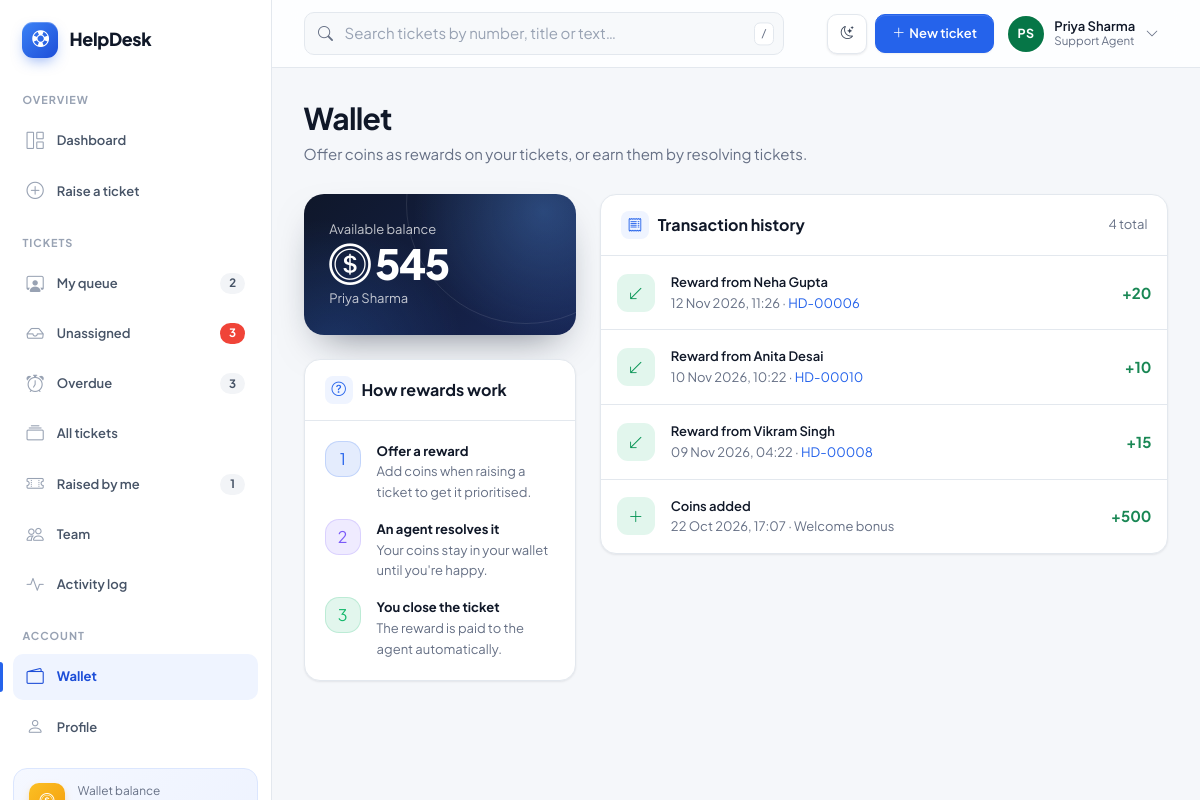
Screenshot of /wallet/ (signed in) with the database file from the repository.
### myapp/models.py (models this page shows, shortened)
class UserProfile(models.Model):
    ROLE_CUSTOMER = 'customer'
    ROLE_AGENT = 'agent'
    ROLE_ADMIN = 'admin'
    ROLE_CHOICES = [
        (ROLE_CUSTOMER, 'Customer'),
        (ROLE_AGENT, 'Support Agent'),
        (ROLE_ADMIN, 'Administrator'),
    ]
    user = models.OneToOneField(User, on_delete=models.CASCADE, related_name='profile')
    role = models.CharField(max_length=20, choices=ROLE_CHOICES, default=ROLE_CUSTOMER)
    phone = models.CharField(max_length=20, blank=True)
    department = models.CharField(max_length=100, blank=True)
    address = models.CharField(max_length=200, blank=True)
    city = models.CharField(max_length=100, blank=True)
    state = models.CharField(max_length=100, blank=True)
    @property
    def is_staff_member(self):
        return self.role in (self.ROLE_AGENT, self.ROLE_ADMIN) or self.user.is_superuser

class Account(models.Model):
    user = models.OneToOneField(User, on_delete=models.CASCADE, related_name='wallet')
    balance = models.PositiveIntegerField(default=0)

class Transaction(models.Model):
    KIND_TOPUP = 'topup'
    KIND_REWARD = 'reward'
    KIND_CHOICES = [
        (KIND_TOPUP, 'Top-up'),
        (KIND_REWARD, 'Ticket reward'),
    ]
    kind = models.CharField(max_length=10, choices=KIND_CHOICES)
    sender = models.ForeignKey(User, on_delete=models.SET_NULL, null=True, blank=True, related_name='sent_transactions')
    receiver = models.ForeignKey(User, on_delete=models.CASCADE, related_name='received_transactions')
    amount = models.PositiveIntegerField()
    ticket = models.ForeignKey(Ticket, on_delete=models.SET_NULL, null=True, blank=True, related_name='transactions')
    note = models.CharField(max_length=255, blank=True)
    created_at = models.DateTimeField(auto_now_add=True)
    class Meta:
        ordering = ['-created_at']

class Ticket(models.Model):
    STATUS_OPEN = 'open'
    STATUS_IN_PROGRESS = 'in_progress'
    STATUS_ON_HOLD = 'on_hold'
    STATUS_RESOLVED = 'resolved'
    STATUS_CLOSED = 'closed'
    STATUS_REOPENED = 'reopened'
    STATUS_CHOICES = [
        (STATUS_OPEN, 'Open'),
        (STATUS_IN_PROGRESS, 'In Progress'),
        (STATUS_ON_HOLD, 'On Hold'),
        (STATUS_RESOLVED, 'Resolved'),
        (STATUS_CLOSED, 'Closed'),
        (STATUS_REOPENED, 'Reopened'),
    ]
    ACTIVE_STATUSES = (STATUS_OPEN, STATUS_IN_PROGRESS, STATUS_ON_HOLD, STATUS_REOPENED)
    PRIORITY_LOW = 'low'
    PRIORITY_MEDIUM = 'medium'
    PRIORITY_HIGH = 'high'
    PRIORITY_URGENT = 'urgent'
    PRIORITY_CHOICES = [
        (PRIORITY_LOW, 'Low'),
        (PRIORITY_MEDIUM, 'Medium'),
        (PRIORITY_HIGH, 'High'),
        (PRIORITY_URGENT, 'Urgent'),
    ]
    STATUS_BADGES = {
        STATUS_OPEN: 'primary',
        STATUS_IN_PROGRESS: 'info',
        STATUS_ON_HOLD: 'warning',
        STATUS_RESOLVED: 'success',
        STATUS_CLOSED: 'secondary',
        STATUS_REOPENED: 'danger',
    }
    PRIORITY_BADGES = {
        PRIORITY_LOW: 'secondary',
        PRIORITY_MEDIUM: 'info',
        PRIORITY_HIGH: 'warning',
        PRIORITY_URGENT: 'danger',
    }
    title = models.CharField(max_length=150)
    description = models.TextField()
    category = models.ForeignKey(Category, on_delete=models.SET_NULL, null=True, blank=True, related_name='tickets')
    priority = models.CharField(max_length=10, choices=PRIORITY_CHOICES, default=PRIORITY_MEDIUM)
    status = models.CharField(max_length=20, choices=STATUS_CHOICES, default=STATUS_OPEN)
    created_by = models.ForeignKey(User, on_delete=models.CASCADE, related_name='tickets_created')
    assigned_to = models.ForeignKey(
        User, on_delete=models.SET_NULL, null=True, blank=True, related_name='tickets_assigned'
    )
    due_date = models.DateField(null=True, blank=True)
    reward = models.PositiveIntegerField(
        default=0, help_text='Coins paid to the agent when the requester closes the ticket.'
    )
    attachment = models.FileField(upload_to='ticket_attachments/', blank=True, validators=[validate_attachment])
    resolution = models.TextField(blank=True)
    rating = models.PositiveSmallIntegerField(
        null=True, blank=True, validators=[MinValueValidator(1), MaxValueValidator(5)]
    )
    feedback = models.TextField(blank=True)
    created_at = models.DateTimeField(auto_now_add=True)
    updated_at = models.DateTimeField(auto_now=True)
    resolved_at = models.DateTimeField(null=True, blank=True)
    closed_at = models.DateTimeField(null=True, blank=True)
    class Meta:
        ordering = ['-created_at']
    @property
    def number(self):
        return f'HD-{self.pk:05d}' if self.pk else 'HD-NEW'

### myapp/views.py (the view)
# urls.py: path('wallet/', views.wallet, name='wallet'),
@login_required
def wallet(request):
    user = request.user
    transactions = Transaction.objects.filter(Q(sender=user) | Q(receiver=user)).select_related('sender', 'receiver', 'ticket')
    page = Paginator(transactions, 20).get_page(request.GET.get('page'))
    return render(request, 'wallet/wallet.html', {'wallet': get_wallet(user), 'page': page})

### myapp/context_processors.py (called while the page is built)
def asset_version():
    try:
        return str(int(max((STATIC_DIR / name).stat().st_mtime for name in ('app.css', 'app.js'))))
    except OSError:
        return '1'

### myapp/permissions.py (called while the page is built)
def get_profile(user):
    try:
        return user.profile
    except UserProfile.DoesNotExist:
        role = UserProfile.ROLE_ADMIN if user.is_superuser else UserProfile.ROLE_CUSTOMER
        profile, _ = UserProfile.objects.get_or_create(user=user, defaults={'role': role})
        return profile

def get_wallet(user):
    wallet, _ = Account.objects.get_or_create(user=user)
    return wallet

def is_admin(user):
    return user.is_authenticated and (user.is_superuser or get_profile(user).role == UserProfile.ROLE_ADMIN)

def is_staff_member(user):
    return user.is_authenticated and (user.is_superuser or get_profile(user).is_staff_member)

### myapp/templatetags/helpdesk.py (called while the page is built)
@register.filter
def display_name(user):
    if not user:
        return 'System'
    return user.get_full_name() or user.username

@register.filter
def initials(user):
    if not user:
        return '?'
    parts = [p for p in (user.first_name, user.last_name) if p]
    if parts:
        return ''.join(p[0] for p in parts[:2]).upper()
    return user.username[:2].upper()

@register.simple_tag
def avatar(user, size='md'):
    if not user:
        return format_html('<span class="avatar avatar-{} avatar-empty" title="Unassigned"><i class="bi bi-person"></i></span>', size)
    color = AVATAR_COLORS[sum(map(ord, user.username)) % len(AVATAR_COLORS)]
    return format_html(
        '<span class="avatar avatar-{}" style="--avatar-bg:{}" title="{}">{}</span>',
        size, color, display_name(user), initials(user),
    )

### myapp/templates/wallet/wallet.html (shortened to what this page needs)
{% extends 'base.html' %}
{% load helpdesk humanize %}
{% block content %}
<div class="page-header"><div><h1>Wallet</h1><p class="subtitle">Offer coins as rewards on your tickets, or earn them by resolving tickets.</p></div></div>
<div class="row g-4">
  <div class="col-lg-4">
    <div class="wallet-hero mb-4">
      <div class="small opacity-75">Available balance</div>
      <div class="amount"><i class="bi bi-coin"></i> {{ wallet.balance|intcomma }}</div>
      <div class="small opacity-75">{{ user|display_name }}</div>
    </div>
    <div class="card">
      <div class="card-header"><span class="card-title"><i class="bi bi-question-circle text-primary"></i> How rewards work</span></div>
      <div class="card-body small">
        <div class="d-flex gap-3 mb-3"><span class="stat-icon tone-primary" style="width:36px;height:36px;font-size:1rem">1</span><div><strong>Offer a reward</strong><div class="text-muted">Add coins when raising a ticket to get it prioritised.</div></div></div>
        <div class="d-flex gap-3 mb-3"><span class="stat-icon tone-violet" style="width:36px;height:36px;font-size:1rem">2</span><div><strong>An agent resolves it</strong><div class="text-muted">Your coins stay in your wallet until you're happy.</div></div></div>
        <div class="d-flex gap-3"><span class="stat-icon tone-success" style="width:36px;height:36px;font-size:1rem">3</span><div><strong>You close the ticket</strong><div class="text-muted">The reward is paid to the agent automatically.</div></div></div>
      </div>
    </div>
  </div>
  <div class="col-lg-8">
    <div class="card">
      <div class="card-header"><span class="card-title"><i class="bi bi-receipt text-primary"></i> Transaction history</span><span class="small text-muted fw-normal">{{ page.paginator.count }} total</span></div>
      {% if page.object_list %}
        <ul class="list-group list-group-flush">
          {% for t in page.object_list %}
            <li class="list-group-item d-flex align-items-center gap-3 px-3 py-3">
              <span class="tx-icon {% if t.receiver == user %}tx-in{% else %}tx-out{% endif %}">
                <i class="bi {% if t.kind == 'topup' %}bi-plus-lg{% elif t.receiver == user %}bi-arrow-down-left{% else %}bi-arrow-up-right{% endif %}"></i>
              </span>
              <div class="flex-grow-1" style="min-width:0">
                <div class="fw-semibold small">
                  {% if t.kind == 'topup' %}Coins added
                  {% elif t.receiver == user %}Reward from {{ t.sender|display_name }}
                  {% else %}Reward paid to {{ t.receiver|display_name }}{% endif %}
                </div>
                <div class="small text-muted text-truncate">
                  {{ t.created_at|date:"d M Y, H:i" }}
                  {% if t.ticket %} · <a href="{% url 'ticket_detail' t.ticket_id %}">{{ t.ticket.number }}</a>{% endif %}
                  {% if t.note and t.kind == 'topup' %} · {{ t.note }}{% endif %}
                </div>
              </div>
              <div class="fw-bold text-nowrap {% if t.receiver == user %}text-success{% else %}text-danger{% endif %}">
                {% if t.receiver == user %}+{% else %}−{% endif %}{{ t.amount|intcomma }}
              </div>
            </li>
          {% endfor %}
        </ul>
      {% else %}
        <div class="empty-state"><div class="icon"><i class="bi bi-receipt"></i></div><h3>No transactions yet</h3><p class="small mb-0">Top-ups and rewards will appear here.</p></div>
      {% endif %}
    </div>
  </div>
</div>
{% endblock %}

### myapp/templates/base.html (shortened to what this page needs)
{% load static %}<!doctype html>
<html lang="en" data-bs-theme="light">
<head>
  {% include 'partials/head.html' %}
</head>
<body>
  {% if user.is_authenticated %}
    <div class="app-shell">
      {% include 'partials/sidebar.html' %}
      <div class="app-main">
        {% include 'partials/topbar.html' %}
        <main class="content">
          {% block content %}{% endblock %}
        </main>
      </div>
    </div>
  {% endif %}
</body>
</html>

### myapp/templates/partials/head.html (shortened to what this page needs)
{% load static %}
<link href="https://cdn.jsdelivr.net/npm/bootstrap@5.3.3/dist/css/bootstrap.min.css" rel="stylesheet">
<link href="https://cdn.jsdelivr.net/npm/bootstrap-icons@1.11.3/font/bootstrap-icons.min.css" rel="stylesheet">
<link href="{% static 'myapp/app.css' %}?v={{ asset_version }}" rel="stylesheet">

### myapp/templates/partials/sidebar.html (shortened to what this page needs)
{% load helpdesk humanize %}
{% with url_name=request.resolver_match.url_name scope=request.GET.scope status=request.GET.status %}
<aside class="sidebar offcanvas-lg offcanvas-start" tabindex="-1" id="sidebar" aria-label="Main navigation">
  <div class="d-flex align-items-center justify-content-between">
    <a href="{% url 'dashboard' %}" class="brand">
      <span class="brand-mark"><i class="bi bi-life-preserver"></i></span> HelpDesk
    </a>
  </div>
  <div class="offcanvas-body flex-column p-0">
    <nav class="nav flex-column">
      <div class="nav-section">Overview</div>
      <a class="nav-link {% if url_name == 'dashboard' %}active{% endif %}" href="{% url 'dashboard' %}"><i class="bi bi-grid-1x2"></i> Dashboard</a>
      <a class="nav-link {% if url_name == 'ticket_create' %}active{% endif %}" href="{% url 'ticket_create' %}"><i class="bi bi-plus-circle"></i> Raise a ticket</a>
      <div class="nav-section">Tickets</div>
      {% if is_staff_member %}
        <a class="nav-link {% if url_name == 'ticket_list' and scope == 'assigned' %}active{% endif %}" href="{% url 'ticket_list' %}?scope=assigned&status=active">
          <i class="bi bi-person-workspace"></i> My queue {% if nav_counts.queue %}<span class="nav-count">{{ nav_counts.queue }}</span>{% endif %}
        </a>
        <a class="nav-link {% if url_name == 'ticket_list' and scope == 'unassigned' %}active{% endif %}" href="{% url 'ticket_list' %}?scope=unassigned">
          <i class="bi bi-inbox"></i> Unassigned {% if nav_counts.unassigned %}<span class="nav-count hot">{{ nav_counts.unassigned }}</span>{% endif %}
        </a>
        <a class="nav-link {% if url_name == 'ticket_list' and scope == 'overdue' %}active{% endif %}" href="{% url 'ticket_list' %}?scope=overdue">
          <i class="bi bi-alarm"></i> Overdue {% if nav_counts.overdue %}<span class="nav-count">{{ nav_counts.overdue }}</span>{% endif %}
        </a>
        <a class="nav-link {% if url_name == 'ticket_list' and not scope %}active{% endif %}" href="{% url 'ticket_list' %}">
          <i class="bi bi-collection"></i> All tickets
        </a>
      {% endif %}
      <a class="nav-link {% if url_name == 'ticket_list' and scope == 'mine' and status != 'resolved' %}active{% endif %}" href="{% url 'ticket_list' %}?scope=mine">
        <i class="bi bi-ticket-perforated"></i> Raised by me {% if nav_counts.my_active %}<span class="nav-count">{{ nav_counts.my_active }}</span>{% endif %}
      </a>
      {% if is_staff_member %}
        <a class="nav-link {% if url_name == 'team' %}active{% endif %}" href="{% url 'team' %}">
          <i class="bi bi-people"></i> Team
        </a>
      {% endif %}
      <a class="nav-link {% if url_name == 'activity_log' %}active{% endif %}" href="{% url 'activity_log' %}">
        <i class="bi bi-activity"></i> Activity log
      </a>
      <div class="nav-section">Account</div>
      <a class="nav-link {% if url_name == 'wallet' %}active{% endif %}" href="{% url 'wallet' %}"><i class="bi bi-wallet2"></i> Wallet</a>
      <a class="nav-link {% if url_name == 'profile' or url_name == 'profile_edit' %}active{% endif %}" href="{% url 'profile' %}"><i class="bi bi-person"></i> Profile</a>
    </nav>
    <div class="sidebar-footer">
      <a href="{% url 'wallet' %}" class="wallet-mini">
        <span class="coin"><i class="bi bi-coin"></i></span>
        <span class="lh-sm">
          <span class="label">Wallet balance</span>
        </span>
      </a>
    </div>
  </div>
</aside>
{% endwith %}

### myapp/templates/partials/topbar.html (shortened to what this page needs)
{% load helpdesk %}
<header class="topbar">
  <form class="topbar-search d-none d-sm-block" action="{% url 'ticket_list' %}" method="get" role="search">
    <input id="global-search" class="form-control" type="search" name="q" value="{{ request.GET.q }}" placeholder="Search tickets by number, title or text…" aria-label="Search tickets">
    <kbd class="d-none d-md-inline">/</kbd>
  </form>
  <div class="ms-auto d-flex align-items-center gap-2">
    <button class="btn btn-light-subtle btn-icon" type="button" data-theme-toggle aria-label="Toggle dark mode" title="Toggle dark mode">
      <i class="bi bi-moon-stars theme-icon-light"></i>
    </button>
    <a href="{% url 'ticket_create' %}" class="btn btn-primary d-none d-md-inline-flex align-items-center gap-1"><i class="bi bi-plus-lg"></i> New ticket</a>
    <div class="dropdown">
      <a class="user-menu-toggle" href="#" role="button" data-bs-toggle="dropdown" aria-expanded="false">
        {% avatar user %}
        <span class="d-none d-md-block lh-sm text-start">
          <span class="d-block fw-semibold small">{{ user|display_name }}</span>
          <span class="d-block text-muted" style="font-size:.72rem">{{ current_profile.get_role_display }}</span>
        </span>
        <i class="bi bi-chevron-down small text-muted d-none d-md-inline"></i>
      </a>
    </div>
  </div>
</header>

### rows the page displays
UserProfile: role "Support Agent"
Account: balance "545"
Transaction: sender|display_name "Neha Gupta", created_at "12 Nov 2026, 11:26", ticket.number "HD-00006", amount "20"
Transaction: sender|display_name "Anita Desai", created_at "10 Nov 2026, 10:22", ticket.number "HD-00010", amount "10"
Transaction: sender|display_name "Vikram Singh", created_at "09 Nov 2026, 04:22", ticket.number "HD-00008", amount "15"
Transaction: kind "Coins added", created_at "22 Oct 2026, 17:07", note "Welcome bonus", amount "500"

### other values shown
{{ nav_counts.queue }} "2"
{{ nav_counts.unassigned }} "3"
{{ nav_counts.overdue }} "3"
{{ nav_counts.my_active }} "1"
{{ user|display_name }} "Priya Sharma"
{{ page.paginator.count }} "4"
